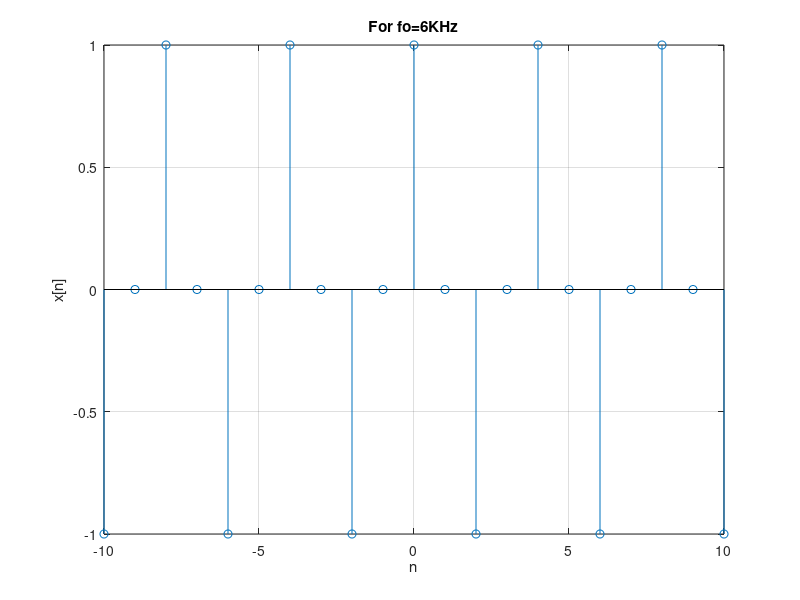

Write MATLAB code to recreate this figure.
n=-10:1:10;
x=cos(2*pi*(6/8)*n);
stem(n,x)
xlim([-10.0 10.0])
ylim([-1.00 1.00])
grid on
title('For fo=6KHz')
xlabel('n')
ylabel('x[n]')
